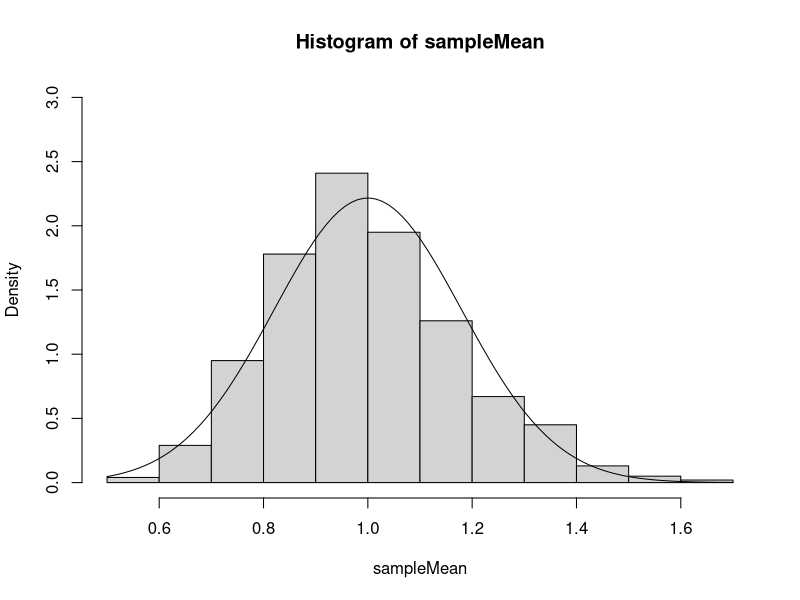

The R source for this figure:
# A large population of seeds of the princess bean Phaseotus
# vulgaris is to be sampled. The weights of the seeds in the
# population follows a normal distribution with mean  = 500
# mg and SD  = 120 mg.

# What percentage of seeds have weight less than 500
# mg? between 260 and 740 mg?

phasoetus = pnorm(740, 500, 120) - pnorm(260, 500, 120)
phasoetus

# What is the probability that a random sample of size
# n = 4 will have a mean between 260 and 740 mg?

phasoetus = pnorm(740, 500, 60) - pnorm(260, 500, 60)
phasoetus

# If we take a large number of random samples of size
# n = 400, 97:5% of the sample means will be below

ph = qnorm(0.975, 500, 6)
ph

# Generate M = 1000 samples, each of size n = 30, from
# an exponential distribution with rate parameter  = 1.
# Calculate the sample mean for each sample.
# Make a histogram for the 1000 sample means.

sampleMean = NULL
m = 1000 #number of samples
n = 30 #sample size, this ansers depends on the sample, if sample increased, becomes more bell shaped
for (i in 1:m) {
  x = rexp(n, rate = 1) #rate=1 / scale rate lambda; scale 
  sampleMean = c(sampleMean, mean(x))
}
mean(sampleMean)
sd(sampleMean)
hist(sampleMean, freq = F, ylim = c(0, 3))
x = sampleMean
curve(dnorm(x, mean = 1, sd=0.18), add = T)